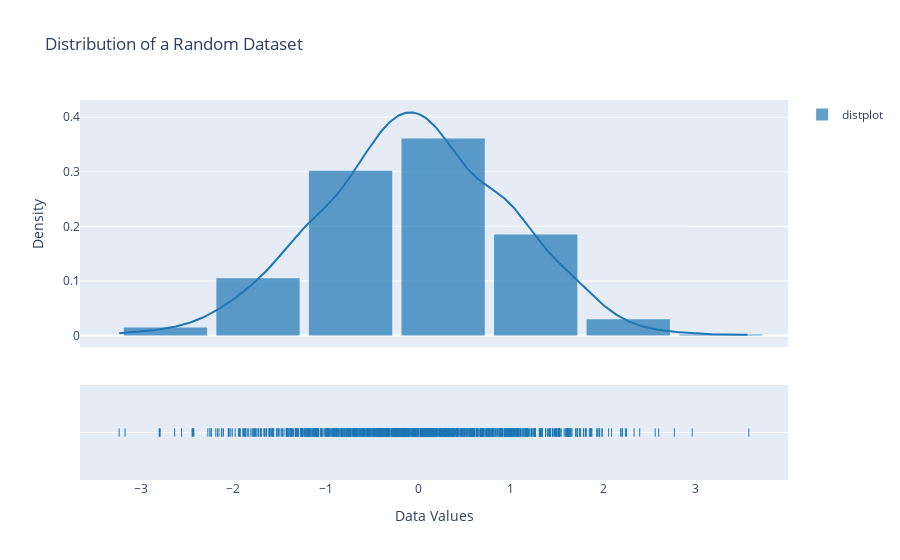

Source (notebook cell):
### Code cell
import plotly.figure_factory as ff
import numpy as np

# generate a random dataset
## seed generates the same random data points again and again
np.random.seed(123)
## normal with 
data = np.random.normal(size=1000)
hist_data = [data]
group_labels = ['distplot'] # name of the dataset

fig = ff.create_distplot(hist_data, group_labels)
fig.update_layout(
    title="Distribution of a Random Dataset",
    xaxis_title="Data Values",
    yaxis_title="Density",
    bargap=0.1,
)

fig.show()

### Figure 1 — Plotly figure (JSON) as saved in the notebook; plotly's stock layout.template omitted (floating-point values rounded to 4 significant figures; data arrays with more than 128 entries replaced by an {"elided": "..."} marker saying what was removed)
{"data": [{"autobinx": false, "histnorm": "probability density", "legendgroup": "distplot", "marker": {"color": "rgb(31, 119, 180)"}, "name": "distplot", "opacity": 0.7, "type": "histogram", "x": {"elided": "1000 float values"}, "xaxis": "x", "xbins": {"end": 3.572, "size": 1, "start": -3.231}, "yaxis": "y"}, {"legendgroup": "distplot", "marker": {"color": "rgb(31, 119, 180)"}, "mode": "lines", "name": "distplot", "showlegend": false, "type": "scatter", "x": {"elided": "500 float values"}, "xaxis": "x", "y": {"elided": "500 float values"}, "yaxis": "y"}, {"legendgroup": "distplot", "marker": {"color": "rgb(31, 119, 180)", "symbol": "line-ns-open"}, "mode": "markers", "name": "distplot", "showlegend": false, "type": "scatter", "x": {"elided": "1000 float values"}, "xaxis": "x", "y": {"elided": "1000 str values"}, "yaxis": "y2"}], "layout": {"bargap": 0.1, "barmode": "overlay", "hovermode": "closest", "legend": {"traceorder": "reversed"}, "title": {"text": "Distribution of a Random Dataset"}, "xaxis": {"anchor": "y2", "domain": [0, 1], "title": {"text": "Data Values"}, "zeroline": false}, "yaxis": {"anchor": "free", "domain": [0.35, 1], "position": 0, "title": {"text": "Density"}}, "yaxis2": {"anchor": "x", "domain": [0, 0.25], "dtick": 1, "showticklabels": false}}}
